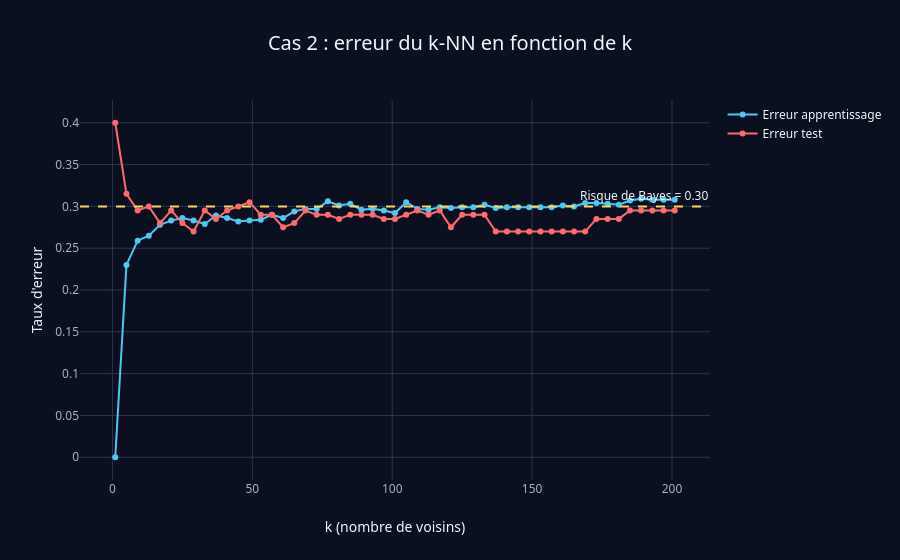

Write notebook code for a chart like this one.
### Markdown cell above
**Lecture.** L'erreur de test est du **même ordre que le risque de Bayes** $L^\star = 0.30$, en général un peu
au-dessus, et ne peut pas descendre durablement en dessous. Trois remarques :
- avec $k = 5$, l'estimation locale de $\eta$ repose sur 5 votes seulement : elle est **bruitée**, d'où un
  **excès de risque** par rapport à la règle de Bayes ;
- avec seulement $200$ points de test, l'erreur estimée **fluctue** : son écart-type vaut environ
  $\sqrt{0.3 \times 0.7 / 200} \approx 0.03$. Un écart de quelques points à $0.30$ n'est donc pas significatif ;
- l'erreur d'apprentissage est plus **faible** (le modèle « voit » ces points, et chaque point est son propre
  voisin) : il ne faut **jamais** évaluer un modèle sur ses données d'entraînement.

**Effet de $k$.** Le graphique suivant fait varier $k$ : pour $k = 1$, l'erreur d'apprentissage est nulle mais
l'erreur de test est forte (théorème de Cover–Hart : asymptotiquement, $L_{1\text{-NN}} \le 2L^\star(1-L^\star)
= 0.42$) ; quand $k$ augmente, l'estimation locale de $\eta$ se stabilise et l'erreur de test se rapproche de
$L^\star = 0.30$. Si $k$ devient **trop grand**, le voisinage déborde de part et d'autre de $x = 0$ et l'erreur
remonte près de la frontière (biais).

### Code cell
ks = np.arange(1, 202, 4)
erreurs = {"apprentissage": [], "test": []}
for k in ks:
    modele = KNeighborsClassifier(n_neighbors=k).fit(X_train, y_train)
    erreurs["apprentissage"].append(1 - modele.score(X_train, y_train))
    erreurs["test"].append(1 - modele.score(X_test, y_test))

fig = go.Figure()
for i, (nom, err) in enumerate(erreurs.items()):
    fig.add_trace(go.Scatter(x=ks, y=err, mode="lines+markers", name=f"Erreur {nom}",
                             line=dict(color=pick_color(i))))
fig.add_hline(y=0.30, line_dash="dash", line_color=HIGHLIGHT, annotation_text="Risque de Bayes = 0.30")
fig.update_layout(title="Cas 2 : erreur du k-NN en fonction de k", xaxis_title="k (nombre de voisins)",
                  yaxis_title="Taux d'erreur")
fig.show()

### Figure 1 — Plotly figure (JSON) as saved in the notebook; plotly's stock layout.template omitted (floating-point values rounded to 4 significant figures)
{"data": [{"line": {"color": "#4cc9f0"}, "mode": "lines+markers", "name": "Erreur apprentissage", "type": "scatter", "x": [1, 5, 9, 13, 17, 21, 25, 29, 33, 37, 41, 45, 49, 53, 57, 61, 65, 69, 73, 77, 81, 85, 89, 93, 97, 101, 105, 109, 113, 117, 121, 125, 129, 133, 137, 141, 145, 149, 153, 157, 161, 165, 169, 173, 177, 181, 185, 189, 193, 197, 201], "y": [0.0, 0.23, 0.259, 0.265, 0.278, 0.283, 0.286, 0.283, 0.279, 0.289, 0.286, 0.282, 0.283, 0.284, 0.29, 0.286, 0.294, 0.297, 0.297, 0.306, 0.301, 0.303, 0.296, 0.297, 0.295, 0.292, 0.305, 0.297, 0.296, 0.299, 0.298, 0.299, 0.299, 0.302, 0.298, 0.299, 0.299, 0.299, 0.299, 0.299, 0.301, 0.3, 0.304, 0.304, 0.303, 0.302, 0.307, 0.309, 0.308, 0.308, 0.308]}, {"line": {"color": "#ff6b6b"}, "mode": "lines+markers", "name": "Erreur test", "type": "scatter", "x": [1, 5, 9, 13, 17, 21, 25, 29, 33, 37, 41, 45, 49, 53, 57, 61, 65, 69, 73, 77, 81, 85, 89, 93, 97, 101, 105, 109, 113, 117, 121, 125, 129, 133, 137, 141, 145, 149, 153, 157, 161, 165, 169, 173, 177, 181, 185, 189, 193, 197, 201], "y": [0.4, 0.315, 0.295, 0.3, 0.28, 0.295, 0.28, 0.27, 0.295, 0.285, 0.295, 0.3, 0.305, 0.29, 0.29, 0.275, 0.28, 0.295, 0.29, 0.29, 0.285, 0.29, 0.29, 0.29, 0.285, 0.285, 0.29, 0.295, 0.29, 0.295, 0.275, 0.29, 0.29, 0.29, 0.27, 0.27, 0.27, 0.27, 0.27, 0.27, 0.27, 0.27, 0.27, 0.285, 0.285, 0.285, 0.295, 0.295, 0.295, 0.295, 0.295]}], "layout": {"annotations": [{"showarrow": false, "text": "Risque de Bayes = 0.30", "x": 1, "xanchor": "right", "xref": "x domain", "y": 0.3, "yanchor": "bottom", "yref": "y"}], "shapes": [{"line": {"color": "#ffd166", "dash": "dash"}, "type": "line", "x0": 0, "x1": 1, "xref": "x domain", "y0": 0.3, "y1": 0.3, "yref": "y"}], "title": {"text": "Cas 2 : erreur du k-NN en fonction de k"}, "xaxis": {"title": {"text": "k (nombre de voisins)"}}, "yaxis": {"title": {"text": "Taux d'erreur"}}}}
